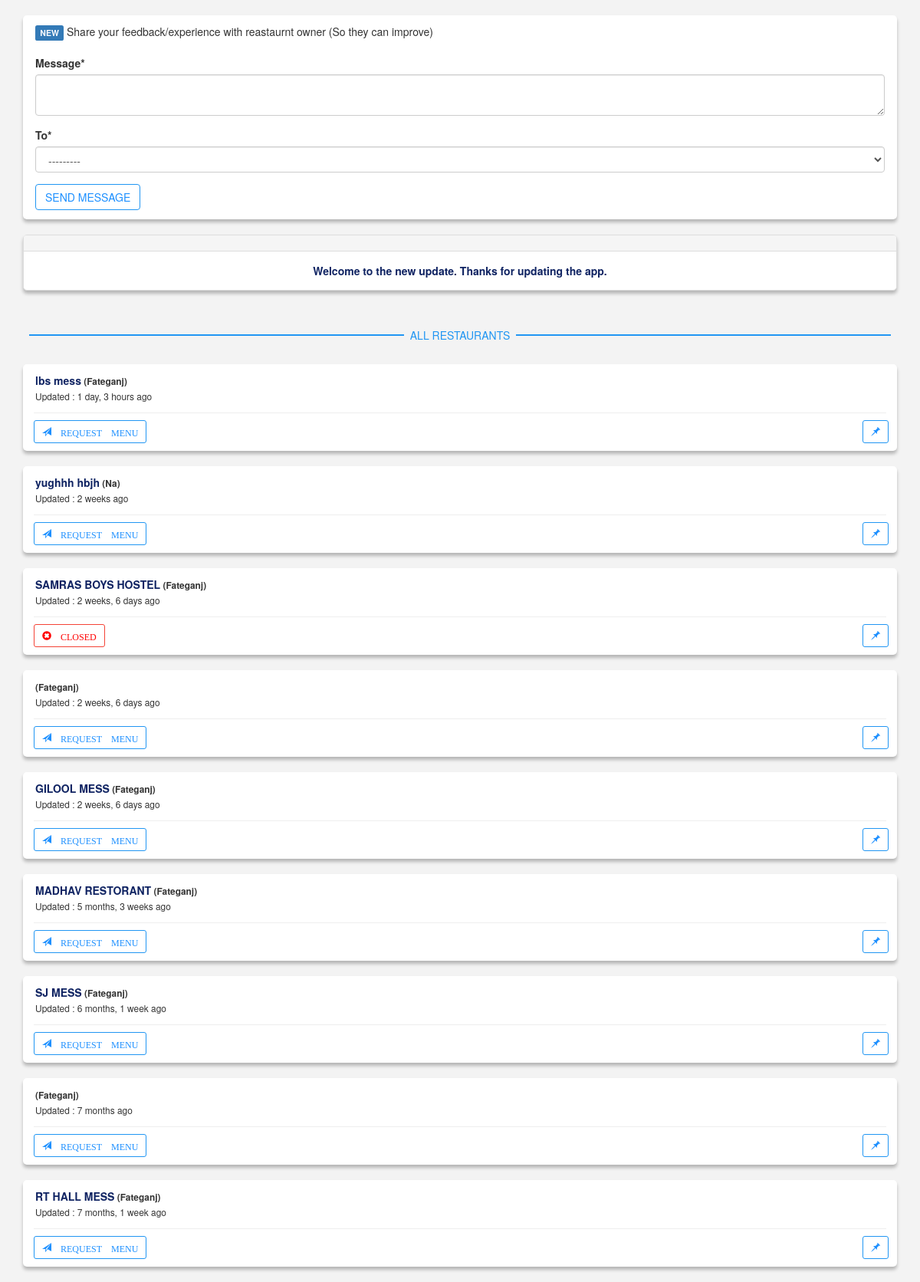
Screenshot of /blog/ with the database file from the repository.
### blog/models.py (models this page shows, shortened)
class Post(models.Model):
	menu = models.TextField(max_length=350)
	image = models.ImageField(default='default.jpg', upload_to='profile_pics')
	date_posted = models.DateTimeField(default=timezone.now)
	session = models.CharField(max_length=10, blank=True)
	price = models.CharField(max_length=5,choices=PRICE_CHOICES, default='40')
	active = models.BooleanField(default=True)
	city = models.CharField(max_length=40,default='VADODARA')
	author = models.ForeignKey(User, on_delete=models.CASCADE)

### users/models.py (models this page shows, shortened)
class Profile(models.Model):
	user = models.OneToOneField(User, on_delete=models.CASCADE)
	image = models.ImageField(default='default.jpg', upload_to='profile_pics')
	mess_name = models.CharField(max_length=30, blank=True)
	area = models.CharField(max_length=40,choices=PIN_CHOICES, default='Fateganj')
	number = models.CharField(max_length=10, blank=True)
	location = models.URLField(max_length=300, blank=True)
	city = models.CharField(max_length=40,choices=CITY_CHOICES, default='VADODARA')
	zone = models.CharField(max_length=40,choices=ZONE_CHOICES, default='zone-1')
	close = models.BooleanField(default=False)
	follower = models.IntegerField(default=0)

### blog/views.py (the view)
# urls.py: path('', views.menulist, name='blog-home'),
def menulist(request):
	user=request.user
	if user.is_authenticated:
		if request.method == "POST":
			form = AddMenuForm(request.POST, request.FILES)
			if form.is_valid():
				posts = Post.objects.filter(author=request.user)
				for i in posts:
						i.active = False
						i.session = 'old'
						i.save()
				menu = form.save(commit=False)
				menu.author = request.user
				menu.city = request.user.profile.city
				if timezone.now().hour > 14:
					menu.session = 'dinner'
				else:
					menu.session = 'lunch'
				menu.save()
				saved = True
				messages.success(request, f'MENU ADDED')
				return redirect('mymess', username=request.user)
		else:
			form = AddMenuForm()
	else:
		if request.method == 'POST':
			mform = MsgForm(request.POST)
			if mform.is_valid():
				mform.save()
				messages.success(request, f'Message sent')
				return redirect('blog-home')
		else:
			mform = MsgForm()
	if timezone.now().hour > 14:
		session = 'dinner'
	else:
		session = 'lunch'
	posts = Post.objects.filter(active=True).filter(session=session).order_by('date_posted')
	allposts = Post.objects.filter(active=True).exclude(session=session).order_by('-date_posted')
	post_for_pinlist = Post.objects.filter(active=True).order_by('-date_posted')
	for i in post_for_pinlist:
		if i.date_posted < timezone.now()-timedelta(hours=12):
			i.session = 'old'
			i.save()
	pinlist = []
	for i in post_for_pinlist:
		if request.COOKIES.get(i.author.username):
			pinlist.append(i)
		context = locals()
	return render(request, 'blog/home.html', context)

### blog/forms.py
class MsgForm(forms.ModelForm):
	class Meta:
		model = Msg
		fields = ['message', 'to']
	def __init__(self, *args, **kwargs):
		super(MsgForm, self).__init__(*args, **kwargs) # Call to ModelForm constructor
		self.fields['message'].widget.attrs['cols'] = 2
		self.fields['message'].widget.attrs['rows'] = 2

### blog/templates/blog/home.html (shortened to what this page needs)
{% extends "blog/base.html" %}
{% load crispy_forms_tags %}
{% block content %}
{% if mform %}
<div class="container">
          <div class="panel panel-outline">
                 <div class="panel-heading">
                 <strong><span class="label label-primary">NEW</span> </strong>Share your feedback/experience with reastaurnt owner (So they can improve)
                 </div>
            <div class="panel-heading">
                 <form method="POST">
                 <fieldset>
                 {{ mform|crispy }}
                 </fieldset>
                 <button class="btn info btn-default" type="submit">SEND MESSAGE</button>
                 </form>
            </div>
        </div>
</div>
{% endif %}
<div class="container">
        <div class="panel panel-default">
          <div class="panel-heading"></div>
          <div class="panel-body">
          <center><strong>Welcome to the new update. Thanks for updating the app.</strong></center>
          </div>
        </div>
</div>
<br>
<div class="container hr-sect">ALL RESTAURANTS</div><br>
{% for post in allposts %}
    <div class="container">
          <div class="panel panel-outline">
          <div class="panel-heading">
          <span class="text-left"> <dt><strong>{{ post.author.profile.mess_name }}</strong><small> ({{post.author.profile.area}})</small></dt>
          <dd><small>Updated : {{ post.date_posted|timesince }} ago</small></dd></span>
          </div><hr>
          <div class="panle-body">
            {% if post.author.profile.close == False %}
                  <div class="a">
                       <a href="tel:{{ post.author.profile.number }}">
                       <button onclick='FB.AppEvents.logEvent("ReqMenuBtnClicked")'  type="button" class="btn info btn-default btn-sm">
                       <span class="glyphicon glyphicon-send"> REQUEST MENU </span></button>
                       </a>
                       <a style="float: right; padding-right: 10px;" href="{% url 'pin' post.author %}">
                       <button type="button" class="btn info btn-default btn-sm" >
                       <span class="glyphicon glyphicon-pushpin"></span>
                       </button>
                       </a>
                  </div>
              {% else %}
                   <div class="a">
                   <button type="button" class="btn danger btn-default btn-sm">
                   <span class="glyphicon glyphicon-remove-sign"> CLOSED</span>
                   </button>
                       <a style="float: right; padding-right: 10px;" href="{% url 'pin' post.author %}">
                       <button type="button" class="btn info btn-default btn-sm" >
                       <span class="glyphicon glyphicon-pushpin"></span>
                       </button>
                       </a>
                   </div>
              {% endif %}
          </div>
          </div>
     </div>
  {% endfor %}
{% endblock content %}

### blog/static/blog/main.css (style rules this page uses)
body { background-color: #f3f3f3; }
.panel-heading { background-color: ; }
.panel { background: #FFFFFF; box-shadow: 0px 4px 4px rgba(0, 0, 0, 0.25); border-radius: 5px; }
.panel-body { background-color: #fc4q1a; }
hr { margin: 1px 13px 9px 13px; }
strong { color: #0F2362; }
div.a { margin: 1px 0px 9px 13px; }
.info { border-color: #2196F3; color: dodgerblue }
.danger { border-color: #f44336; color: red }
.hr-sect { display: flex; flex-basis: 100%; align-items: center; color: #2196F3; margin: 8px 0px; }
.hr-sect::before, .hr-sect::after { content: ""; flex-grow: 1; background: #2196F3; height: 2px; font-size: px; line-height: 0px; margin: 0px 8px; }

### rows the page displays
Post: author.profile.mess_name "lbs mess", author.profile.area "Fateganj", date_posted "1 day, 3 hours"
Post: author.profile.mess_name "yughhh hbjh", author.profile.area "Na", date_posted "2 weeks"
Post: author.profile.mess_name "SAMRAS BOYS HOSTEL", author.profile.area "Fateganj", date_posted "2 weeks, 6 days", shows "CLOSED"
Post: author.profile.area "Fateganj", date_posted "2 weeks, 6 days"
Post: author.profile.mess_name "GILOOL MESS", author.profile.area "Fateganj", date_posted "2 weeks, 6 days"
Post: author.profile.mess_name "MADHAV RESTORANT", author.profile.area "Fateganj", date_posted "5 months, 3 weeks"
Post: author.profile.mess_name "SJ MESS", author.profile.area "Fateganj", date_posted "6 months, 1 week"
Post: author.profile.area "Fateganj", date_posted "7 months"
Post: author.profile.mess_name "RT HALL MESS", author.profile.area "Fateganj", date_posted "7 months, 1 week"
